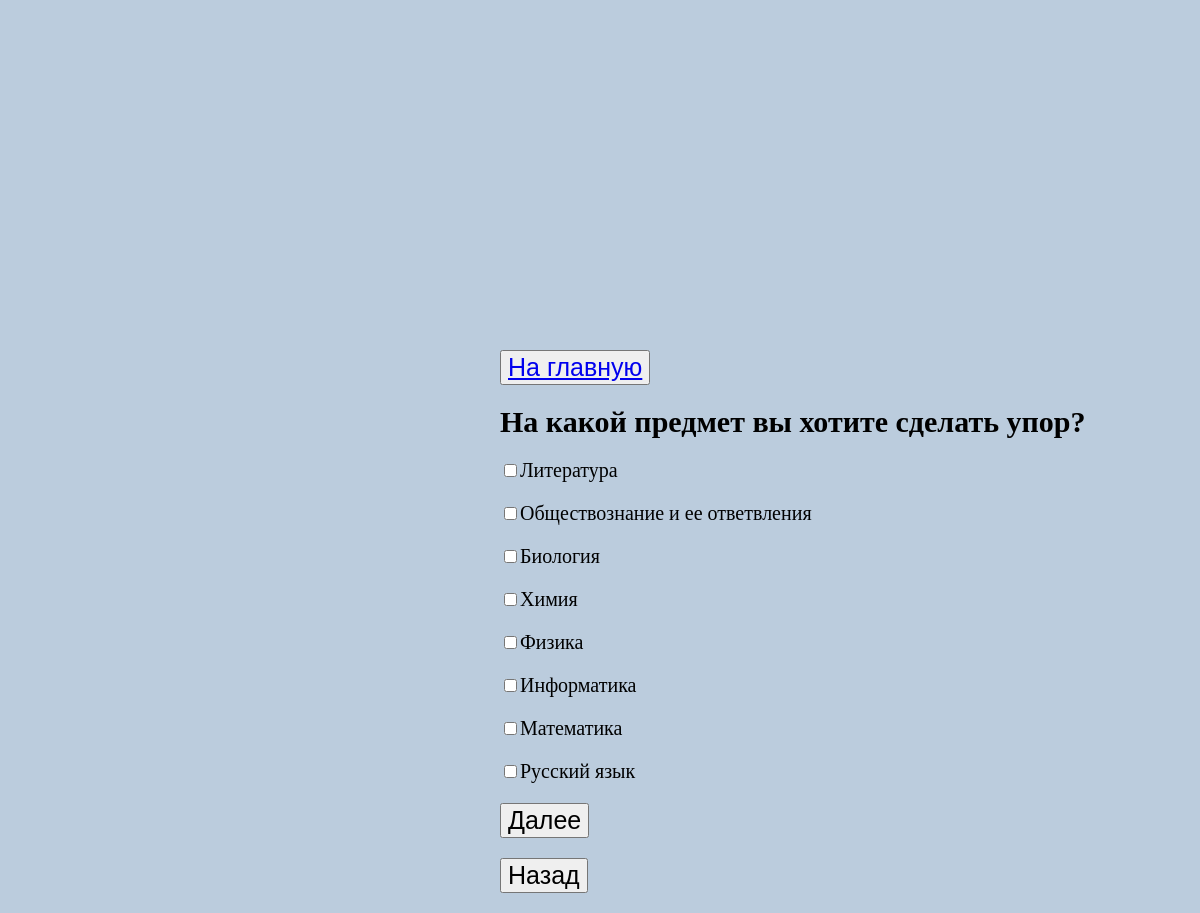
Screenshot of /test/2/2 with the database file from the repository.
### study/models.py (models this page shows, shortened)
class Quest(models.Model):
    question = models.CharField(max_length=200)
    tip=models.CharField(max_length=1)
    test = models.ForeignKey('Test',on_delete=models.CASCADE,)

class Answer(models.Model):
    answer = models.CharField(max_length=200)
    quest = models.ForeignKey('Quest', on_delete=models.CASCADE,)

### study/views.py (the view, shortened to what this page needs)
# urls.py: path('', include('study.urls')),
def study(request, id, idU):
    quest1 = Quest.objects.get(pk = id)
    a = Answer.objects.filter(quest = quest1)
    ua = Useranswer()
    us=User.objects.get(pk = idU)
    if quest1.tip == '3':
        if request.method == "POST":
            if 'Назад' in request.POST:
                id = id-1
                return redirect('study', id, us.pk)
            ua = Useranswer()
            if "Вапросик" in request.POST:
                ua.quest = quest1
                ua.answer = request.POST["Вапросик"]
                ua.user = us
                ua.save()
            id += 1
            return redirect('study', id, us.pk)
        else:
            return render(request, 'study/study_3.html', {'q': quest1, 'a': a})

### study/templates/study/study_3.html (shortened to what this page needs)
{% load static %}
<!DOCTYPE html>
<html>
	<head>
        <link rel="stylesheet" href="{% static 'study/testpage.css' %}">
	</head>
    <body>
    {% block content %}
     <form>
        <div>
            <button><a href="http://127.0.0.1:8000/main">На главную</a></button>
        </div>
     </form>
    <div>
        <h1>{{ q.question }}</h1>
    </div>
    <form method="POST">
        <div>
            {% for aa in a %}
                {% if aa.answer == "Русский язык" %}
                    <p><input type="checkbox" name="Вапросик" value="1">{{ aa.answer }}</p>
                {% endif %}
                {% if aa.answer == "Математика" %}
                    <p><input type="checkbox" name="Вапросик" value="2">{{ aa.answer }}</p>
                {% endif %}
                {% if aa.answer == "Информатика" %}
                    <p><input type="checkbox" name="Вапросик" value="3">{{ aa.answer }}</p>
                {% endif %}
                {% if aa.answer == "Физика" %}
                    <p><input type="checkbox" name="Вапросик" value="4">{{ aa.answer }}</p>
                {% endif %}
                {% if aa.answer == "Химия" %}
                    <p><input type="checkbox" name="Вапросик" value="5">{{ aa.answer }}</p>
                {% endif %}
                {% if aa.answer == "Биология" %}
                    <p><input type="checkbox" name="Вапросик" value="6">{{ aa.answer }}</p>
                {% endif %}
                {% if aa.answer == "Обществознание и ее ответвления" %}
                    <p><input type="checkbox" name="Вапросик" value="7">{{ aa.answer }}</p>
                {% endif %}
                {% if aa.answer == "Литература" %}
                    <p><input type="checkbox" name="Вапросик" value="9">{{ aa.answer }}</p>
                {% endif %}
            {% endfor %}
        </div>
        <div>
            <p><button type="submit">Далее</button></p>
            <p><button name="Назад">Назад</button></p>
        </div>
    </form>
    {% endblock %}
	</body>
</html>

### rows the page displays
Quest: question "На какой предмет вы хотите сделать упор?"
Answer: answer "Литература"
Answer: answer "Обществознание и ее ответвления"
Answer: answer "Биология"
Answer: answer "Химия"
Answer: answer "Физика"
Answer: answer "Информатика"
Answer: answer "Математика"
Answer: answer "Русский язык"
